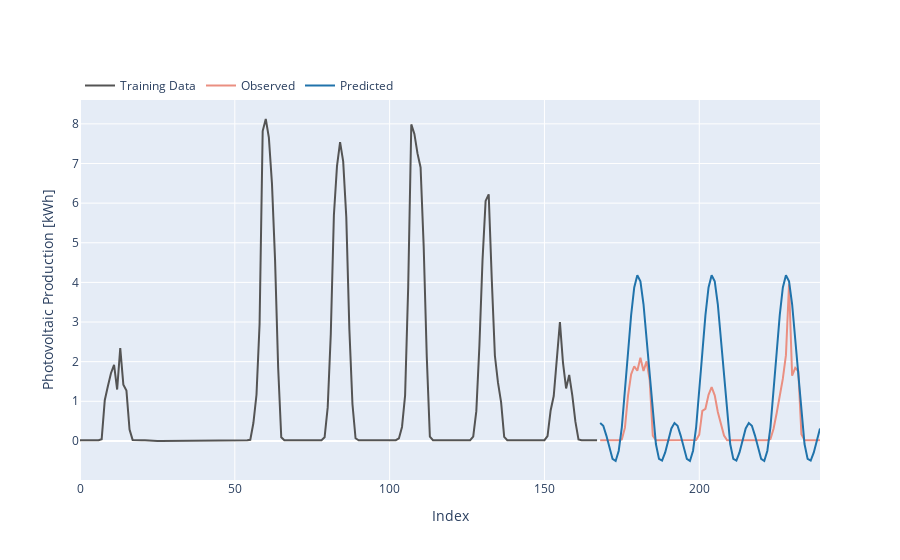

Notebook cell for this chart:
### Code cell
fig = go.Figure()

# fig.add_trace(go.Scatter(x=list(np.arange(start=WEEK, stop=WEEK + VALIDATION_RANGE)) + list(np.arange(start=WEEK, stop=WEEK + VALIDATION_RANGE))[::-1],
#                          y=list(prediction + epsilon) + list(prediction - epsilon)[::-1], # upper, then lower reversed
#                          fill='toself',
#                          fillcolor='rgba(0,100,80,0.2)',
#                          line=dict(color='rgba(255,255,255,0)'),
#                          hoverinfo="skip",
#                          showlegend=False
#                          ))

# fig.add_trace(go.Scatter(x=np.arange(start=0, stop=WEEK),
#                          y=pred_test,
#                          name='Training Data [Prediction]',
#                          mode='lines',
#                          line=dict(color='rgb(84, 0, 84)')))

fig.add_trace(go.Scatter(x=np.arange(start=WEEK-WEEK, stop=WEEK),
                         y=DATA[WEEK-WEEK:WEEK],
                         name='Training Data',
                         mode='lines',
                         line=dict(color='rgb(84, 84, 84)')))

fig.add_trace(go.Scatter(x=np.arange(start=WEEK, stop=WEEK + VALIDATION_RANGE),
                         y=actual,
                         name='Observed',
                         mode='lines',
                         line=dict(color='rgb(234,143,129)')))

fig.add_trace(go.Scatter(x=np.arange(start=WEEK, stop=WEEK + VALIDATION_RANGE),
                         y=prediction,
                         name='Predicted',
                         mode='lines',
                         line=dict(color='rgb(32,115,171)')))

fig.update_layout(
    xaxis_title="Index",
    yaxis_title="Photovoltaic Production [kWh]",
    legend=dict(orientation="h",
                yanchor="bottom",
                y=1,
                xanchor="left",
                x=0))

fig.show()

### Figure 1 — Plotly figure (JSON) as saved in the notebook; plotly's stock layout.template omitted (floating-point values rounded to 4 significant figures; data arrays with more than 128 entries replaced by an {"elided": "..."} marker saying what was removed)
{"data": [{"line": {"color": "rgb(84, 84, 84)"}, "mode": "lines", "name": "Training Data", "x": {"elided": "168 int values"}, "y": {"elided": "168 float values"}, "type": "scatter"}, {"line": {"color": "rgb(234,143,129)"}, "mode": "lines", "name": "Observed", "x": [168, 169, 170, 171, 172, 173, 174, 175, 176, 177, 178, 179, 180, 181, 182, 183, 184, 185, 186, 187, 188, 189, 190, 191, 192, 193, 194, 195, 196, 197, 198, 199, 200, 201, 202, 203, 204, 205, 206, 207, 208, 209, 210, 211, 212, 213, 214, 215, 216, 217, 218, 219, 220, 221, 222, 223, 224, 225, 226, 227, 228, 229, 230, 231, 232, 233, 234, 235, 236, 237, 238, 239], "y": [0.01867, 0.01874, 0.01868, 0.0187, 0.01863, 0.01857, 0.01852, 0.0378, 0.3352, 1.145, 1.681, 1.884, 1.771, 2.098, 1.766, 2.008, 1.528, 0.1331, 0.01745, 0.01777, 0.01801, 0.01819, 0.01845, 0.01852, 0.01836, 0.01844, 0.01843, 0.01843, 0.01838, 0.01829, 0.01836, 0.02413, 0.1597, 0.7596, 0.8103, 1.161, 1.355, 1.15, 0.7296, 0.4341, 0.1368, 0.01739, 0.01787, 0.01802, 0.01824, 0.01824, 0.01832, 0.0183, 0.01834, 0.01823, 0.01826, 0.01825, 0.0182, 0.01825, 0.01837, 0.04904, 0.3085, 0.698, 1.124, 1.572, 2.164, 3.952, 1.644, 1.844, 1.758, 0.1673, 0.01747, 0.01775, 0.018, 0.01818, 0.01832, 0.01823], "type": "scatter"}, {"line": {"color": "rgb(32,115,171)"}, "mode": "lines", "name": "Predicted", "x": [168, 169, 170, 171, 172, 173, 174, 175, 176, 177, 178, 179, 180, 181, 182, 183, 184, 185, 186, 187, 188, 189, 190, 191, 192, 193, 194, 195, 196, 197, 198, 199, 200, 201, 202, 203, 204, 205, 206, 207, 208, 209, 210, 211, 212, 213, 214, 215, 216, 217, 218, 219, 220, 221, 222, 223, 224, 225, 226, 227, 228, 229, 230, 231, 232, 233, 234, 235, 236, 237, 238, 239], "y": [0.4518, 0.3822, 0.1344, -0.192, -0.4538, -0.5066, -0.2479, 0.3486, 1.22, 2.225, 3.173, 3.874, 4.18, 4.027, 3.448, 2.564, 1.557, 0.622, -0.07852, -0.4526, -0.4971, -0.2916, 0.02911, 0.3163, 0.4518, 0.3822, 0.1344, -0.192, -0.4538, -0.5066, -0.2479, 0.3486, 1.22, 2.225, 3.173, 3.874, 4.18, 4.027, 3.448, 2.564, 1.557, 0.622, -0.07852, -0.4526, -0.4971, -0.2916, 0.02911, 0.3163, 0.4518, 0.3822, 0.1344, -0.192, -0.4538, -0.5066, -0.2479, 0.3486, 1.22, 2.225, 3.173, 3.874, 4.18, 4.027, 3.448, 2.564, 1.557, 0.622, -0.07852, -0.4526, -0.4971, -0.2916, 0.02911, 0.3163], "type": "scatter"}], "layout": {"legend": {"orientation": "h", "yanchor": "bottom", "y": 1, "xanchor": "left", "x": 0}, "xaxis": {"title": {"text": "Index"}}, "yaxis": {"title": {"text": "Photovoltaic Production [kWh]"}}}}
